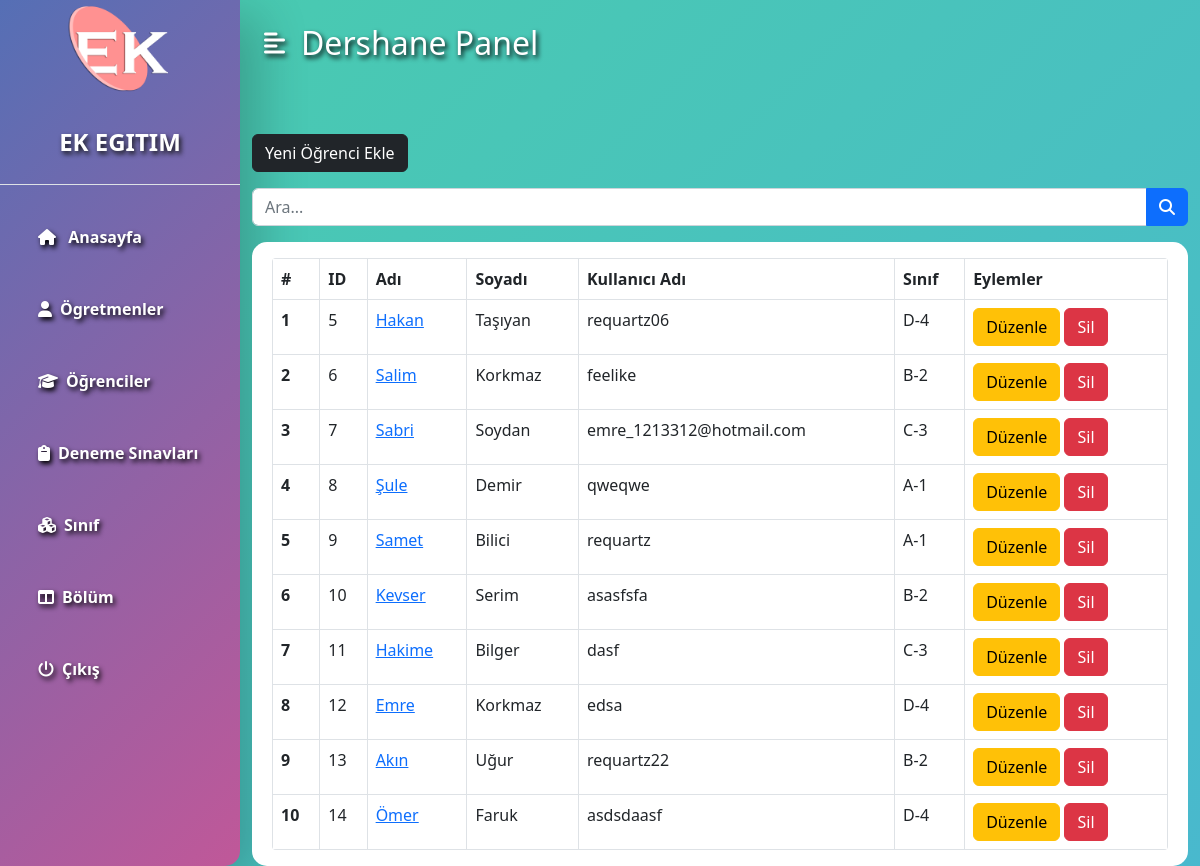
The page /admin/student.php (signed in) on the database its author committed.
### tables this page shows
CREATE TABLE `students` (
  `student_id` int(11) NOT NULL,
  `username` varchar(127) NOT NULL,
  `password` varchar(255) NOT NULL,
  `fname` varchar(127) NOT NULL,
  `lname` varchar(255) NOT NULL,
  `grade` int(11) NOT NULL,
  `section` int(11) NOT NULL,
  `address` varchar(31) NOT NULL,
  `gender` varchar(7) NOT NULL,
  `email_address` varchar(255) NOT NULL,
  `date_of_birth` date NOT NULL,
  `date_of_joined` timestamp NULL DEFAULT current_timestamp(),
  `parent_fname` varchar(127) NOT NULL,
  `parent_lname` varchar(127) NOT NULL,
  `parent_phone_number` varchar(31) NOT NULL
);

CREATE TABLE `grades` (
  `grade_id` int(11) NOT NULL,
  `grade` varchar(31) NOT NULL,
  `grade_code` varchar(7) NOT NULL
);

### admin/data/student.php (called while the page is built, shortened)
<?php
function getAllStudents($conn){
   $sql = "SELECT * FROM students";
   $stmt = $conn->prepare($sql);
   $stmt->execute();
   if ($stmt->rowCount() >= 1) {
     $students = $stmt->fetchAll();
     return $students;
   }else {
   	return 0;
   }
}

### admin/data/grade.php (called while the page is built, shortened)
<?php
function getGradeById($grade_id, $conn){
   $sql = "SELECT * FROM grades
           WHERE grade_id=?";
   $stmt = $conn->prepare($sql);
   $stmt->execute([$grade_id]);
   if ($stmt->rowCount() == 1) {
     $grade = $stmt->fetch();
     return $grade;
   }else {
    return 0;
   }
}

### admin/student.php (the view, shortened to what this page needs)
<?php
if (isset($_SESSION['admin_id']) &&
    isset($_SESSION['role'])) {
    if ($_SESSION['role'] == 'Admin') {
       include "../DB_connection.php";
       include "data/student.php";
       include "data/grade.php";
       $students = getAllStudents($conn);
 ?>
<!DOCTYPE html>
<html lang="en">
<head>
	<link rel="stylesheet" href="https://cdn.jsdelivr.net/npm/bootstrap@5.2.0/dist/css/bootstrap.min.css">
	<link rel="stylesheet" href="../css/style.css">
</head>
<body>
    <?php
        if ($students != 0) {
     ?>
  <div class="d-flex" id="wrapper">
        <?php include "inc/sidebar.php";?>
        <div id="page-content-wrapper">
        <?php include "inc/sidebar-button.php";?>
        <div class="container mt-5">
            <a href="student-add.php"
              class="btn btn-dark">Yeni Öğrenci Ekle</a>
              <form action="student-search.php"
                    class="mt-3 n-table"
                    method="get">
                <div class="input-group mb-3">
                    <input type="text"
                          class="form-control"
                          name="searchKey"
                          placeholder="Ara...">
                    <button class="btn btn-primary">
                            <i class="fa fa-search"
                              aria-hidden="true"></i>
                          </button>
                </div>
              </form>
           <div class="table-responsive">
              <table class="table table-bordered mt-3 n-table">
                <thead>
                  <tr>
                    <th scope="col">#</th>
                    <th scope="col">ID</th>
                    <th scope="col">Adı</th>
                    <th scope="col">Soyadı</th>
                    <th scope="col">Kullanıcı Adı</th>
                    <th scope="col">Sınıf</th>
                    <th scope="col">Eylemler</th>
                  </tr>
                </thead>
                <tbody>
                  <?php $i = 0; foreach ($students as $student ) {
                    $i++;  ?>
                  <tr>
                    <th scope="row"><?=$i?></th>
                    <td><?=$student['student_id']?></td>
                    <td>
                      <a href="student-view.php?student_id=<?=$student['student_id']?>">
                        <?=$student['fname']?>
                      </a>
                    </td>
                    <td><?=$student['lname']?></td>
                    <td><?=$student['username']?></td>
                    <td>
                      <?php
                           $grade = $student['grade'];
                           $g_temp = getGradeById($grade, $conn);
                           if ($g_temp != 0) {
                              echo $g_temp['grade_code'].'-'.
                                     $g_temp['grade'];
                            }
                        ?>
                    </td>
                    <td>
                        <a href="student-edit.php?student_id=<?=$student['student_id']?>"
                           class="btn btn-warning">Düzenle</a>
                        <a href="student-delete.php?student_id=<?=$student['student_id']?>"
                           class="btn btn-danger">Sil</a>
                    </td>
                  </tr>
                <?php } ?>
                </tbody>
              </table>
           </div>
         <?php } ?></div>
     </div>
     </div>
</body>
</html>
<?php
  }else {
    header("Location: ../login.php");
    exit;
  }
}else {
	header("Location: ../login.php");
	exit;
}
?>

### css/style.css (style rules this page uses)
:root { --main-bg-color: #00ADB5; --main-text-color: #ffffff; --second-text-color: #47B5FF; --second-bg-color: #ffffff; }
#wrapper { overflow-x: hidden; background: linear-gradient(-45deg, #ee8667, #e96295, #49b2d8, #49ccad); background-size: 400% 400%; animation: gradient 15s ease infinite; height: 100vh; }
#page-content-wrapper { min-width: 100vw; }
@media (min-width: 768px) { #page-content-wrapper { min-width: 0; width: 100%; } }
.table-responsive { background-color: white; border-radius: 15px; padding-inline: 20px; margin-top: 10px; }
.table-responsive { --moz-border-radius: 5px !important; border-collapse: collapse !important; border: none !important; }
table { border-collapse: collapse; border-radius: 4px; overflow: hidden; }

### rows shown on the page
students: student_id "5", fname "Hakan", lname "Taşıyan", username "requartz06", grades.grade_code "D", grades.grade "4"
students: student_id "6", fname "Salim", lname "Korkmaz", username "feelike", grades.grade_code "B", grades.grade "2"
students: student_id "7", fname "Sabri", lname "Soydan", username "emre_1213312@hotmail.com", grades.grade_code "C", grades.grade "3"
students: student_id "8", fname "Şule", lname "Demir", username "qweqwe", grades.grade_code "A", grades.grade "1"
students: student_id "9", fname "Samet", lname "Bilici", username "requartz", grades.grade_code "A", grades.grade "1"
students: student_id "10", fname "Kevser", lname "Serim", username "asasfsfa", grades.grade_code "B", grades.grade "2"
students: student_id "11", fname "Hakime", lname "Bilger", username "dasf", grades.grade_code "C", grades.grade "3"
students: student_id "12", fname "Emre", lname "Korkmaz", username "edsa", grades.grade_code "D", grades.grade "4"
students: student_id "13", fname "Akın", lname "Uğur", username "requartz22", grades.grade_code "B", grades.grade "2"
students: student_id "14", fname "Ömer", lname "Faruk", username "asdsdaasf", grades.grade_code "D", grades.grade "4"
